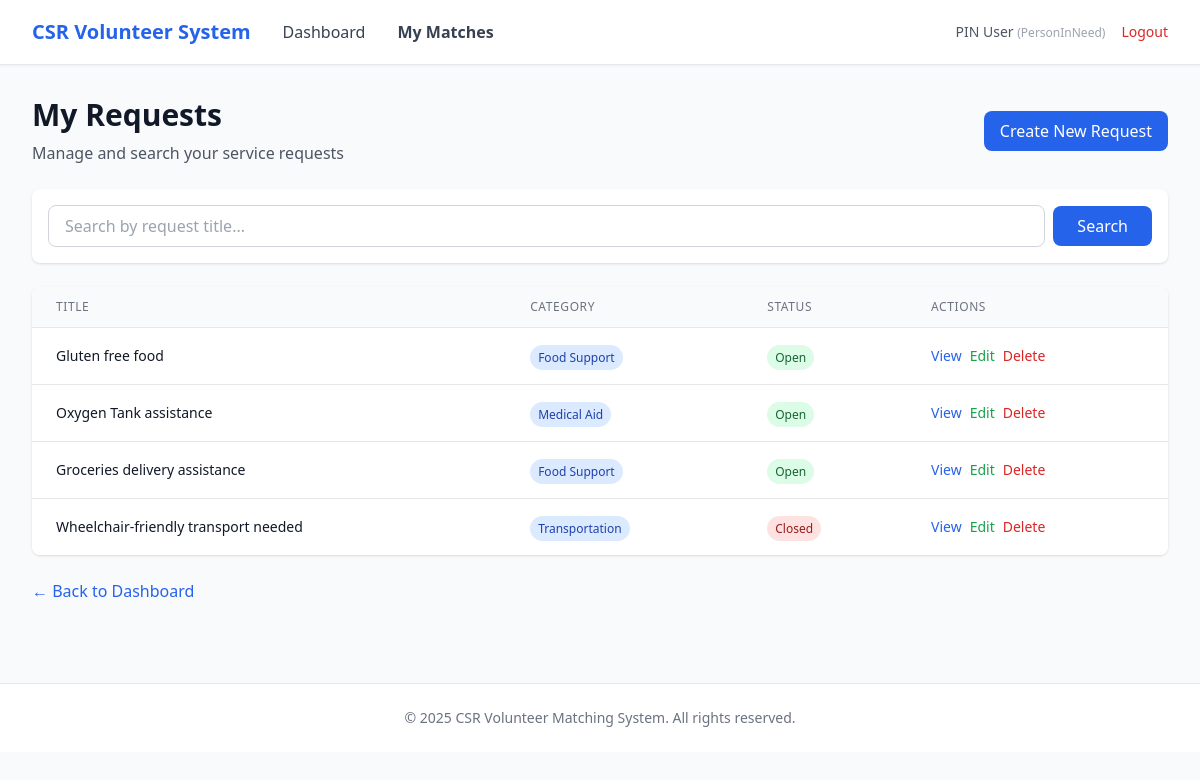
Page /pin/requests (signed in) on the committed database.
### app/entity/user_account.py (models this page shows, shortened)
class UserAccount(UserMixin, db.Model):
    __tablename__ = "user_accounts"
    userID = db.Column(db.Integer, primary_key=True, autoincrement=True)  # explicit auto increment
    name = db.Column(db.String(100), nullable=False)
    email = db.Column(db.String(120), nullable=False, unique=True, index=True)
    _password = db.Column("password", db.String(255), nullable=False)
    age = db.Column(db.Integer)
    phoneNumber = db.Column(db.String(20))
    isActive = db.Column(db.Boolean, default=True)
    profileID = db.Column(db.Integer, db.ForeignKey("user_profiles.profileID"), nullable=False)
    profile = db.relationship("UserProfile", back_populates="users", lazy=True)
    @property
    def password(self):
        raise AttributeError("Password is write-only.")
    @password.setter
    def password(self, raw):
        self._password = generate_password_hash(raw)

### app/entity/user_profile.py (models this page shows)
class UserProfile(db.Model):
    __tablename__ = "user_profiles"
    profileID   = db.Column(db.Integer, primary_key=True, autoincrement=True)  # explicit auto increment
    profileName = db.Column(db.String(50), nullable=False, unique=True)
    description = db.Column(db.String(255))
    isActive    = db.Column(db.Boolean, default=True)
    users = db.relationship("UserAccount", back_populates="profile", lazy=True)

### app/entity/request.py (models this page shows)
class Request(db.Model):
    __tablename__ = "requests"
    requestID = db.Column(db.Integer, primary_key=True)
    pinID = db.Column(db.Integer, db.ForeignKey("user_accounts.userID"), nullable=False)
    csrRepID = db.Column(db.Integer, db.ForeignKey("user_accounts.userID"))
    categoryID = db.Column(db.Integer, db.ForeignKey("categories.categoryID"), nullable=False)
    title = db.Column(db.String(150), nullable=False)
    description = db.Column(db.Text)
    status = db.Column(db.String(30), default="open")
    viewCount = db.Column(db.Integer, default=0)
    shortlistCount = db.Column(db.Integer, default=0)
    createdAt = db.Column(db.DateTime, default=db.func.now(), nullable=False)
    closedAt  = db.Column(db.DateTime)
    category = db.relationship("Category", back_populates="requests", lazy=True)
    person_in_need = db.relationship(
        "UserAccount",
        foreign_keys=[pinID],
        backref=db.backref("requests_made", lazy=True),
        lazy=True
    )
    csr_representative = db.relationship(
        "UserAccount",
        foreign_keys=[csrRepID],
        backref=db.backref("requests_supported", lazy=True),
        lazy=True
    )
    shortlists = db.relationship(
        "Shortlist",
        cascade="all, delete-orphan",
        passive_deletes=True
    )
    match_records = db.relationship(
        "MatchRecord",
        cascade="all, delete-orphan",
        passive_deletes=True
    )

### app/entity/category.py (models this page shows)
class Category(db.Model):
    __tablename__ = "categories"
    categoryID   = db.Column(db.Integer, primary_key=True)
    categoryName = db.Column(db.String(100), nullable=False, unique=True)
    description  = db.Column(db.String(255))
    isActive     = db.Column(db.Boolean, default=True)
    requests = db.relationship("Request", back_populates="category", lazy=True)

### app/boundary/routes.py (the view)
@boundary_bp.route("/pin/requests")
@login_required
def pin_requests():
    from app.control.pin_searchRequest_controller import PinSearchRequestController
    from app.entity.category import Category
    page = request.args.get("page", 1, type=int)
    per_page = 9
    search_query = request.args.get("search", "").strip()
    controller = PinSearchRequestController()
    all_requests = controller.search_requests(current_user.userID, keyword=search_query)
    total = len(all_requests)
    start = (page - 1) * per_page
    end = start + per_page
    paginated = all_requests[start:end]
    class SimplePagination:
        def __init__(self, page, per_page, total):
            self.page = page
            self.per_page = per_page
            self.total = total
            self.pages = (total + per_page - 1) // per_page
            self.has_prev = page > 1
            self.has_next = page < self.pages
            self.prev_num = page - 1
            self.next_num = page + 1
    pagination = SimplePagination(page, per_page, total)
    return render_template(
        "pin/requests.html",
        requests=paginated,
        pagination=pagination,
        search_query=search_query,
    )

### app/control/pin_searchRequest_controller.py (called while the page is built)
    def search_requests(self, pin_id:int, keyword:str=None, status:str=None):
        q = Request.query.filter_by(pinID=pin_id)
        if keyword: q = q.filter(Request.title.ilike(f"%{keyword}%"))
        if status: q = q.filter_by(status=status)
        return q.order_by(Request.requestID.desc()).all()

### app/entity/user_account.py (called while the page is built)
@login_manager.user_loader
def load_user(user_id):
    return UserAccount.query.get(int(user_id))

### app/templates/pin/requests.html (shortened to what this page needs)
{% extends "base.html" %}
{% block nav_links %}
<a href="{{ url_for('boundary.pin_dashboard') }}" class="text-gray-700 hover:text-primary">Dashboard</a>
<a href="{{ url_for('boundary.pin_match_records') }}" class="text-gray-700 hover:text-primary font-semibold">My Matches</a>
{% endblock %}
{% block content %}
<div class="mb-6 flex justify-between items-center">
    <div>
        <h1 class="text-3xl font-bold text-gray-900">My Requests</h1>
        <p class="text-gray-600 mt-2">Manage and search your service requests</p>
    </div>
    <a href="{{ url_for('boundary.pin_create_request') }}"
       class="px-4 py-2 bg-primary text-white rounded-lg hover:bg-blue-700 transition">
        Create New Request
    </a>
</div>
<div class="bg-white rounded-lg shadow mb-6 p-4">
    <form method="GET" action="{{ url_for('boundary.pin_requests') }}" class="flex gap-2 items-center">
        <input type="text"
               name="search"
               value="{{ search_query }}"
               placeholder="Search by request title..."
               class="flex-1 px-4 py-2 border border-gray-300 rounded-lg focus:ring-2 focus:ring-primary focus:border-transparent">
        <button type="submit"
                class="px-6 py-2 bg-primary text-white rounded-lg hover:bg-blue-700 transition">
            Search
        </button>
    </form>
</div>
<div class="bg-white rounded-lg shadow overflow-hidden">
    <table class="min-w-full divide-y divide-gray-200">
        <thead class="bg-gray-50">
            <tr>
                <th class="px-6 py-3 text-left text-xs font-medium text-gray-500 uppercase tracking-wider">Title</th>
                <th class="px-6 py-3 text-left text-xs font-medium text-gray-500 uppercase tracking-wider">Category</th>
                <th class="px-6 py-3 text-left text-xs font-medium text-gray-500 uppercase tracking-wider">Status</th>
                <th class="px-6 py-3 text-left text-xs font-medium text-gray-500 uppercase tracking-wider">Actions</th>
            </tr>
        </thead>
        <tbody class="bg-white divide-y divide-gray-200">
            {% for req in requests %}
            <tr>
                <td class="px-6 py-4">
                    <div class="text-sm font-medium text-gray-900">{{ req.title }}</div>
                </td>
                <td class="px-6 py-4 whitespace-nowrap">
                    <span class="px-2 py-1 text-xs font-medium rounded-full bg-blue-100 text-blue-800">
                        {{ req.category.categoryName }}
                    </span>
                </td>
                <td class="px-6 py-4 whitespace-nowrap">
                    {% set normalized_status = req.status|lower %}
                    {% if normalized_status == 'open' %}
                        <span class="px-2 py-1 text-xs font-medium rounded-full bg-green-100 text-green-800">Open</span>
                    {% elif normalized_status == 'draft' %}
                        <span class="px-2 py-1 text-xs font-medium rounded-full bg-gray-100 text-gray-800">Draft</span>
                    {% elif normalized_status == 'matched' %}
                        <span class="px-2 py-1 text-xs font-medium rounded-full bg-yellow-100 text-yellow-800">Matched</span>
                    {% elif normalized_status == 'completed' %}
                        <span class="px-2 py-1 text-xs font-medium rounded-full bg-purple-100 text-purple-800">Completed</span>
                    {% else %}
                        <span class="px-2 py-1 text-xs font-medium rounded-full bg-red-100 text-red-800">Closed</span>
                    {% endif %}
                </td>
                <td class="px-6 py-4 whitespace-nowrap text-sm">
                    <div class="flex gap-2">
                        <a href="{{ url_for('boundary.pin_view_request', request_id=req.requestID) }}"
                           class="text-blue-600 hover:text-blue-800">View</a>
                        {% if normalized_status not in ['completed', 'matched'] %}
                            <a href="{{ url_for('boundary.pin_edit_request', request_id=req.requestID) }}"
                               class="text-green-600 hover:text-green-800">Edit</a>
                            <form method="POST"
                                  action="{{ url_for('boundary.pin_delete_request', request_id=req.requestID) }}"
                                  class="inline">
                                <button type="submit"
                                        onclick="return confirm('Are you sure you want to permanently delete this request? This cannot be undone.')"
                                        class="text-red-600 hover:text-red-800">
                                    Delete
                                </button>
                            </form>
                        {% endif %}
                    </div>
                </td>
            </tr>
            {% endfor %}
        </tbody>
    </table>
</div>
<div class="mt-6">
    <a href="{{ url_for('boundary.pin_dashboard') }}" class="text-primary hover:text-blue-700">
        ← Back to Dashboard
    </a>
</div>
{% endblock %}

### app/templates/base.html (shortened to what this page needs)
<!DOCTYPE html>
<html lang="en">
<head>
    <script src="https://cdn.tailwindcss.com"></script>
</head>
<body class="bg-gray-50 min-h-screen">
    {% if current_user.is_authenticated %}
    <nav class="bg-white shadow-sm border-b border-gray-200">
        <div class="max-w-7xl mx-auto px-4 sm:px-6 lg:px-8">
            <div class="flex justify-between items-center h-16">
                <div class="flex items-center gap-8">
                    <a href="{{ url_for('boundary.login') }}" class="text-xl font-bold text-primary">
                        CSR Volunteer System
                    </a>
                    {% block nav_links %}{% endblock %}
                </div>
                <div class="flex items-center gap-4">
                    <span class="text-sm text-gray-600">
                        {{ current_user.name }}
                        <span class="text-xs text-gray-400">({{ current_user.profile.profileName }})</span>
                    </span>
                    <a href="{{ url_for('boundary.logout') }}" class="text-sm text-red-600 hover:text-red-700">
                        Logout
                    </a>
                </div>
            </div>
        </div>
    </nav>
    {% endif %}
    <main class="max-w-7xl mx-auto px-4 sm:px-6 lg:px-8 py-8">
        {% block content %}{% endblock %}
    </main>
    <footer class="bg-white border-t border-gray-200 mt-12">
        <div class="max-w-7xl mx-auto px-4 sm:px-6 lg:px-8 py-6">
            <p class="text-center text-sm text-gray-500">
                &copy; 2025 CSR Volunteer Matching System. All rights reserved.
            </p>
        </div>
    </footer>
</body>
</html>

### rows in the picture
UserAccount: name "PIN User"
UserProfile: profile.profileName "PersonInNeed"
Request: title "Gluten free food", category.categoryName "Food Support", shows "Open"
Request: title "Oxygen Tank assistance", category.categoryName "Medical Aid", shows "Open"
Request: title "Groceries delivery assistance", category.categoryName "Food Support", shows "Open"
Request: title "Wheelchair-friendly transport needed", category.categoryName "Transportation", shows "Closed"
